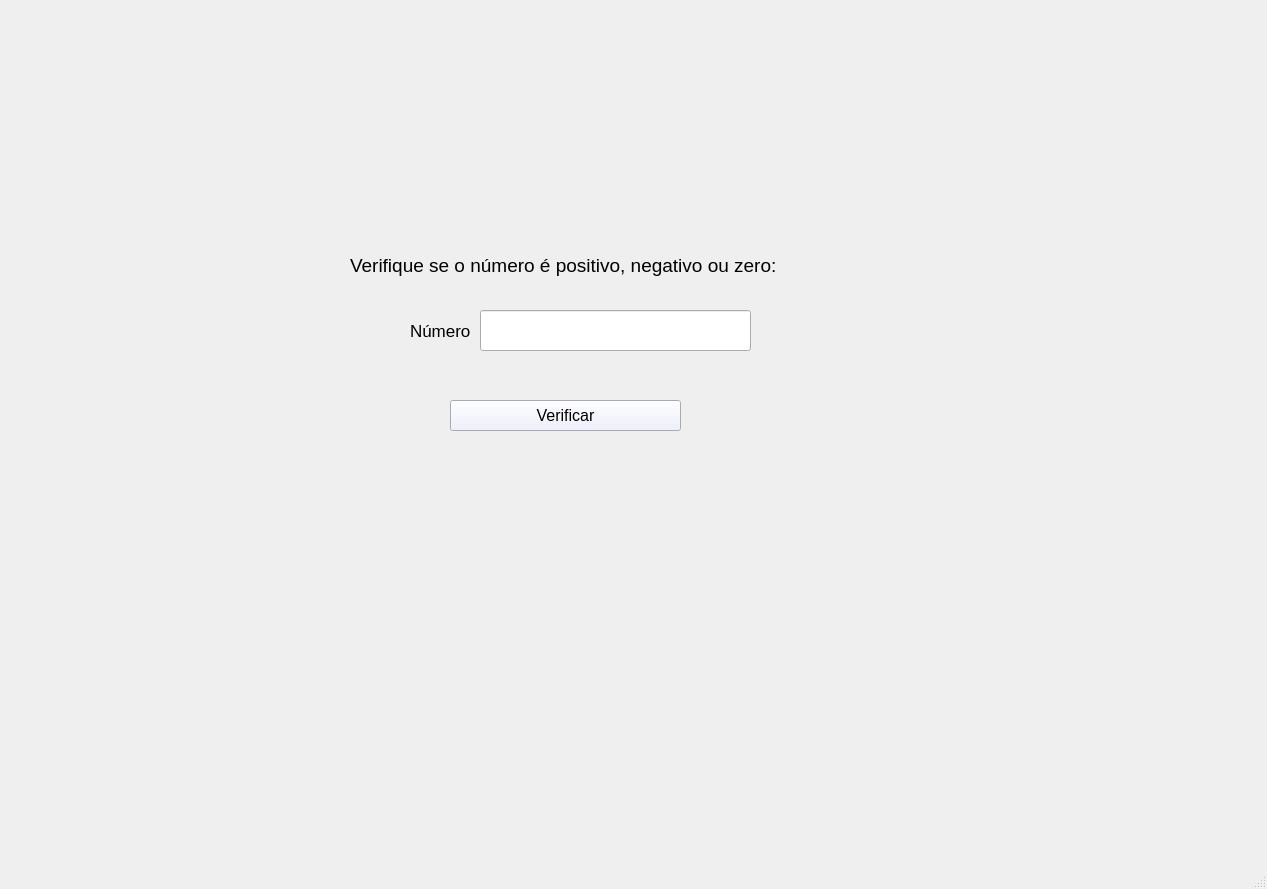
<?xml version="1.0" encoding="UTF-8"?>
<ui version="4.0">
 <class>MainWindow</class>
 <widget class="QMainWindow" name="MainWindow">
  <property name="geometry">
   <rect>
    <x>0</x>
    <y>0</y>
    <width>1267</width>
    <height>889</height>
   </rect>
  </property>
  <property name="windowTitle">
   <string>MainWindow</string>
  </property>
  <widget class="QWidget" name="centralwidget">
   <widget class="QLabel" name="labelDescricao">
    <property name="geometry">
     <rect>
      <x>350</x>
      <y>250</y>
      <width>431</width>
      <height>31</height>
     </rect>
    </property>
    <property name="font">
     <font>
      <family>Arial</family>
      <pointsize>14</pointsize>
     </font>
    </property>
    <property name="text">
     <string>Verifique se o número é positivo, negativo ou zero:</string>
    </property>
   </widget>
   <widget class="QPushButton" name="pushButtonVerificar">
    <property name="geometry">
     <rect>
      <x>450</x>
      <y>400</y>
      <width>231</width>
      <height>31</height>
     </rect>
    </property>
    <property name="font">
     <font>
      <family>Arial</family>
      <pointsize>12</pointsize>
     </font>
    </property>
    <property name="styleSheet">
     <string notr="true">background: #eaedff;</string>
    </property>
    <property name="text">
     <string>Verificar</string>
    </property>
   </widget>
   <widget class="QLineEdit" name="lineEditNum">
    <property name="geometry">
     <rect>
      <x>480</x>
      <y>310</y>
      <width>271</width>
      <height>41</height>
     </rect>
    </property>
    <property name="font">
     <font>
      <family>Arial</family>
      <pointsize>12</pointsize>
     </font>
    </property>
    <property name="text">
     <string/>
    </property>
   </widget>
   <widget class="QLabel" name="labelResultado">
    <property name="geometry">
     <rect>
      <x>350</x>
      <y>470</y>
      <width>431</width>
      <height>51</height>
     </rect>
    </property>
    <property name="font">
     <font>
      <family>Arial</family>
      <pointsize>13</pointsize>
     </font>
    </property>
    <property name="text">
     <string/>
    </property>
   </widget>
   <widget class="QLabel" name="labelNum">
    <property name="geometry">
     <rect>
      <x>410</x>
      <y>310</y>
      <width>61</width>
      <height>41</height>
     </rect>
    </property>
    <property name="font">
     <font>
      <family>Arial</family>
      <pointsize>13</pointsize>
     </font>
    </property>
    <property name="text">
     <string>Número:</string>
    </property>
   </widget>
  </widget>
  <widget class="QMenuBar" name="menubar">
   <property name="geometry">
    <rect>
     <x>0</x>
     <y>0</y>
     <width>1267</width>
     <height>21</height>
    </rect>
   </property>
  </widget>
  <widget class="QStatusBar" name="statusbar"/>
 </widget>
 <resources/>
 <connections/>
</ui>
